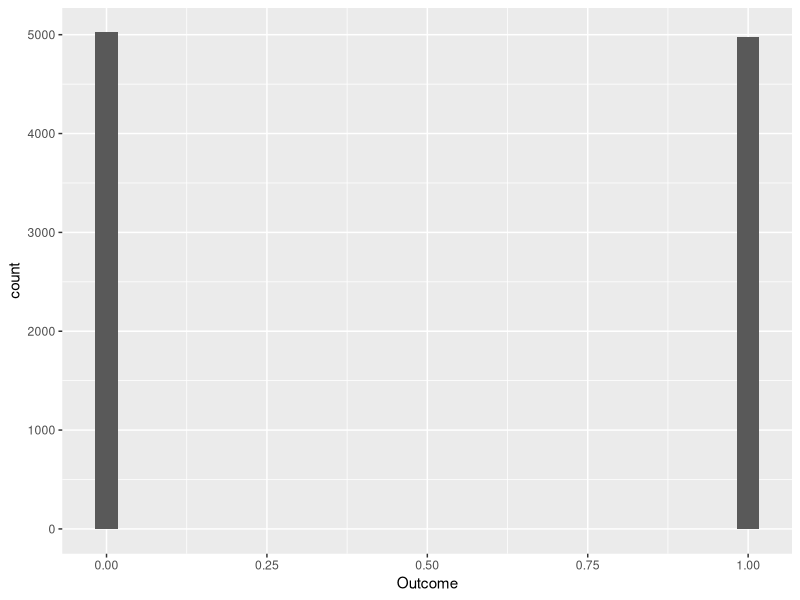
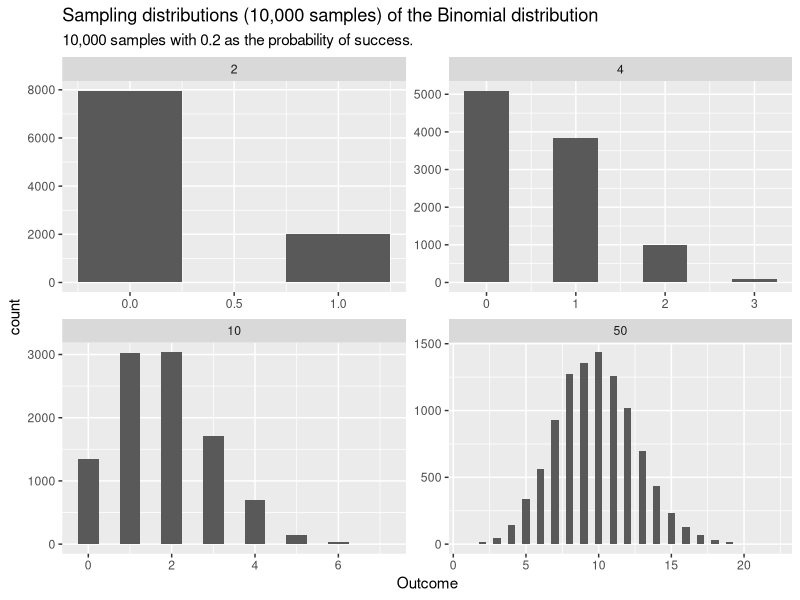
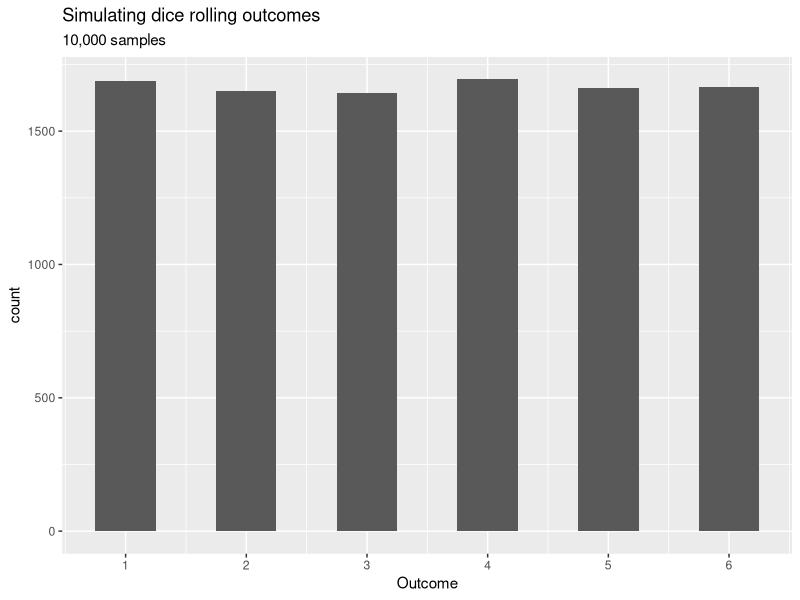

Write the R code that produced these figures, in order.
library(tidyverse)
library(ggplot2)

# Set for reproducibility
set.seed(777)
sampleSize <- 10000

# Bernoulli
data <- tibble(Outcome = rbinom(sampleSize, 1, 0.5))

ggplot(data, aes(x = Outcome)) + geom_histogram()


# Binomial
dataBinom2 <- tibble(Outcome = rbinom(sampleSize, 1, 0.2), OutcomeNo=2)
dataBinom4 <- tibble(Outcome = rbinom(sampleSize, 3, 0.2), OutcomeNo=4)
dataBinom10 <- tibble(Outcome = rbinom(sampleSize, 9, 0.2), OutcomeNo=10)
dataBinom50 <- tibble(Outcome = rbinom(sampleSize, 49, 0.2), OutcomeNo=50)

data <- bind_rows(dataBinom2, dataBinom4, dataBinom10, dataBinom50)

ggplot(data, aes(x = Outcome)) + 
  geom_histogram(binwidth = .5) + 
  facet_wrap(~OutcomeNo, scales = "free") +
  labs(
    title = "Sampling distributions (10,000 samples) of the Binomial distribution",
    subtitle = "10,000 samples with 0.2 as the probability of success."
  ) 


# Discrete Uniform
data <- tibble(Outcome = rdunif(sampleSize, 1, 6))

ggplot(data, aes(x = Outcome)) + 
  geom_histogram(binwidth = .5) +
  scale_x_continuous(breaks = seq(1,6,1)) +
  labs(
    title = "Simulating dice rolling outcomes",
    subtitle = "10,000 samples"
  )

